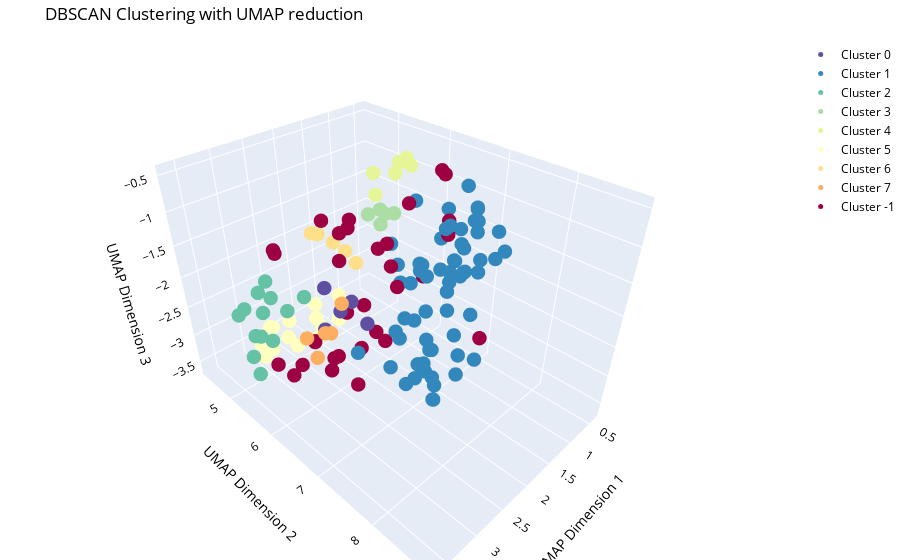

Notebook source saved alongside this figure:
### Code cell
# Set epsilon according to the k-distance plot
epsilon = 0.52

# Apply DBSCAN with the adjusted parameters
db = DBSCAN(eps=epsilon, min_samples=minPts).fit(X_umap)

# Visualization of the clusters in 3D
labels = db.labels_
unique_labels = set(labels)

# Crear un mapa de colores usando la paleta Spectral y cambiar el orden
colors = px.colors.diverging.Spectral[::-1]

# Crear una gráfica 3D interactiva con una leyenda personalizada
fig = go.Figure()

for label in unique_labels:
    label_mask = (labels == label)
    fig.add_trace(go.Scatter3d(
        x=X_umap[label_mask, 0],
        y=X_umap[label_mask, 1],
        z=X_umap[label_mask, 2],
        mode='markers',
        marker=dict(size=5, color=colors[label % len(colors)]),
        name=f'Cluster {label}'
    ))

fig.update_layout(
    title='DBSCAN Clustering with UMAP reduction',
    scene=dict(
        xaxis_title='UMAP Dimension 1',
        yaxis_title='UMAP Dimension 2',
        zaxis_title='UMAP Dimension 3',
        xaxis=dict(title_font=dict(color='black'), tickfont=dict(color='black')),
        yaxis=dict(title_font=dict(color='black'), tickfont=dict(color='black')),
        zaxis=dict(title_font=dict(color='black'), tickfont=dict(color='black'))
    ),
    margin=dict(l=0, r=0, b=0, t=40),
    title_font=dict(color='black'),
    font=dict(color='black'),
    legend=dict(
        title_font=dict(color='black'),
        font=dict(color='black'),
        yanchor='top',
        y=1,
        xanchor='left',
        x=1.02,
        orientation='v'  # Vertical
    )
)

fig.show()

### Figure 1 — Plotly figure (JSON) as saved in the notebook; plotly's stock layout.template omitted (floating-point values rounded to 4 significant figures)
{"data": [{"marker": {"color": "rgb(94,79,162)", "size": 5}, "mode": "markers", "name": "Cluster 0", "type": "scatter3d", "x": [2.42, 2.575, 2.698, 2.903, 2.739], "y": [6.232, 6.704, 6.036, 6.259, 6.389], "z": [-2.07, -2.093, -1.813, -2.251, -1.979]}, {"marker": {"color": "rgb(50,136,189)", "size": 5}, "mode": "markers", "name": "Cluster 1", "type": "scatter3d", "x": [2.2, 0.6927, 3.035, 3.18, 2.314, 2.851, 0.7063, 2.612, 2.126, 2.5, 2.392, 0.5384, 0.4415, 3.107, 3.357, 0.9451, 2.564, 2.0, 2.848, 2.602, 0.9339, 2.423, 2.398, 0.9966, 1.145, 3.047, 3.118, 0.4112, 1.915, 0.5137, 0.9273, 1.511, 0.391, 1.833, 3.351, 1.038, 2.802, 0.9045, 3.109, 2.637, 0.9857, 2.909, 2.479, 1.065, 1.593, 1.085, 0.7225, 2.859, 3.589, 1.104, 3.332, 2.64, 3.129, 3.47, 3.196, 1.336, 0.6367, 1.177, 3.558, 1.211, 3.385], "y": [7.87, 5.749, 8.142, 8.293, 7.678, 8.062, 6.553, 7.384, 7.581, 8.084, 7.874, 6.245, 6.709, 8.497, 8.744, 7.052, 7.557, 7.486, 8.475, 7.556, 6.825, 7.29, 7.508, 7.183, 7.661, 7.833, 7.798, 6.625, 7.598, 6.113, 6.068, 7.114, 6.373, 7.013, 8.369, 7.231, 8.15, 6.098, 8.286, 7.723, 7.11, 7.874, 8.058, 7.491, 7.417, 7.494, 6.885, 8.203, 8.139, 6.621, 8.194, 7.747, 8.306, 8.56, 8.815, 5.881, 6.641, 5.919, 7.638, 5.893, 8.004], "z": [-2.138, -1.38, -1.402, -1.228, -0.4651, -2.279, -2.051, -1.628, -0.5373, -0.7432, -0.7304, -1.389, -1.449, -0.972, -1.147, -0.9535, -0.9244, -1.505, -0.8801, -2.446, -1.566, -1.277, -2.366, -1.827, -1.24, -2.066, -1.399, -1.482, -1.275, -1.933, -2.213, -1.621, -1.723, -1.584, -0.9598, -1.596, -1.022, -2.231, -1.948, -1.34, -1.251, -1.837, -0.4716, -1.063, -1.439, -1.445, -1.074, -0.628, -1.292, -1.988, -0.8389, -2.19, -1.719, -1.229, -1.024, -1.782, -0.8708, -2.501, -1.428, -2.182, -1.047]}, {"marker": {"color": "rgb(102,194,165)", "size": 5}, "mode": "markers", "name": "Cluster 2", "type": "scatter3d", "x": [3.155, 2.482, 3.48, 3.421, 3.35, 2.576, 2.612, 3.23, 3.289, 3.198, 2.591, 2.81, 2.827], "y": [5.379, 5.267, 5.478, 5.262, 4.906, 4.942, 4.59, 5.064, 5.313, 4.809, 4.467, 4.582, 4.672], "z": [-2.795, -2.442, -3.142, -2.998, -2.501, -2.809, -2.731, -2.847, -2.681, -2.525, -2.499, -2.543, -2.854]}, {"marker": {"color": "rgb(171,221,164)", "size": 5}, "mode": "markers", "name": "Cluster 3", "type": "scatter3d", "x": [0.723, 0.9345, 0.7086, 1.045, 0.8557], "y": [5.331, 4.975, 5.115, 5.364, 5.161], "z": [-1.726, -1.798, -1.821, -1.781, -1.678]}, {"marker": {"color": "rgb(230,245,152)", "size": 5}, "mode": "markers", "name": "Cluster 4", "type": "scatter3d", "x": [0.9599, 1.165, 0.8844, 1.203, 1.297, 1.116, 0.8172], "y": [5.66, 5.392, 5.734, 5.838, 5.498, 5.74, 5.755], "z": [-0.7289, -1.247, -0.6716, -0.7504, -0.8407, -0.8261, -0.7999]}, {"marker": {"color": "rgb(255,255,191)", "size": 5}, "mode": "markers", "name": "Cluster 5", "type": "scatter3d", "x": [1.714, 2.932, 1.648, 2.578, 1.902, 2.172, 2.579, 2.423, 2.875, 2.11, 1.916, 2.517, 2.311, 1.933, 3.022], "y": [5.076, 4.992, 5.027, 4.409, 4.729, 5.23, 4.894, 4.89, 4.571, 5.002, 4.755, 4.384, 4.562, 4.881, 4.898], "z": [-3.338, -3.301, -2.935, -3.398, -3.41, -3.177, -3.332, -3.59, -3.478, -3.555, -3.119, -3.455, -3.337, -3.653, -3.451]}, {"marker": {"color": "rgb(254,224,139)", "size": 5}, "mode": "markers", "name": "Cluster 6", "type": "scatter3d", "x": [1.605, 1.261, 1.702, 1.387, 1.225], "y": [4.545, 5.023, 4.512, 4.636, 4.733], "z": [-2.049, -2.513, -2.007, -2.247, -2.434]}, {"marker": {"color": "rgb(253,174,97)", "size": 5}, "mode": "markers", "name": "Cluster 7", "type": "scatter3d", "x": [3.651, 3.545, 3.443, 3.258, 3.563], "y": [7.068, 6.753, 6.965, 7.053, 7.222], "z": [-1.784, -1.75, -1.615, -1.261, -1.405]}, {"marker": {"color": "rgb(158,1,66)", "size": 5}, "mode": "markers", "name": "Cluster -1", "type": "scatter3d", "x": [0.8517, 0.9177, 2.531, 1.997, 2.873, 1.925, 0.8973, 2.619, 3.144, 3.511, 2.209, 1.719, 2.492, 2.084, 1.913, 1.951, 2.535, 2.305, 1.654, 0.7539, 2.596, 3.547, 3.127, 1.853, 2.224, 1.475, 2.677, 2.627, 2.699, 2.157, 2.122, 1.591], "y": [6.413, 5.825, 5.507, 5.622, 5.976, 7.962, 5.146, 7.069, 6.717, 6.56, 6.16, 7.228, 6.979, 6.34, 7.383, 5.953, 4.727, 5.748, 4.72, 6.27, 6.243, 6.079, 5.765, 6.399, 5.818, 6.633, 6.045, 4.843, 6.622, 5.913, 5.907, 6.258], "z": [-0.7102, -1.317, -3.086, -2.785, -2.637, -1.98, -2.354, -2.136, -2.308, -2.286, -3.02, -0.7631, -0.8575, -2.698, -0.8109, -2.505, -1.928, -3.362, -1.734, -0.7284, -1.36, -2.558, -3.208, -1.701, -1.287, -1.921, -3.221, -1.784, -3.098, -1.202, -1.096, -2.22]}], "layout": {"font": {"color": "black"}, "legend": {"font": {"color": "black"}, "orientation": "v", "title": {"font": {"color": "black"}}, "x": 1.02, "xanchor": "left", "y": 1, "yanchor": "top"}, "margin": {"b": 0, "l": 0, "r": 0, "t": 40}, "scene": {"xaxis": {"tickfont": {"color": "black"}, "title": {"font": {"color": "black"}, "text": "UMAP Dimension 1"}}, "yaxis": {"tickfont": {"color": "black"}, "title": {"font": {"color": "black"}, "text": "UMAP Dimension 2"}}, "zaxis": {"tickfont": {"color": "black"}, "title": {"font": {"color": "black"}, "text": "UMAP Dimension 3"}}}, "title": {"font": {"color": "black"}, "text": "DBSCAN Clustering with UMAP reduction"}}}
